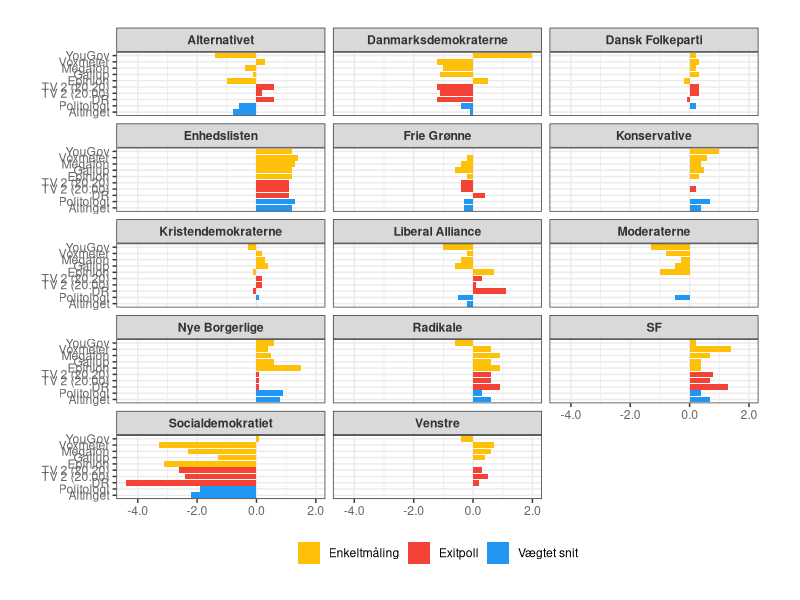
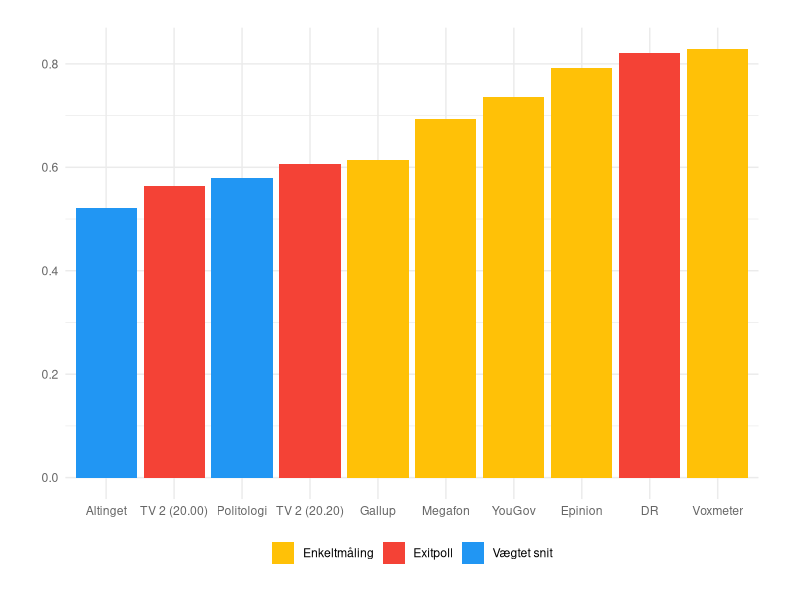
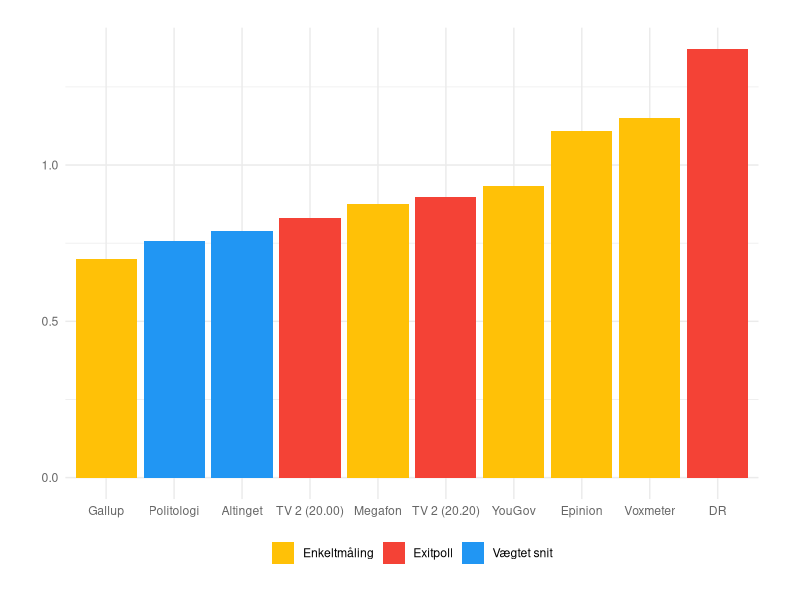
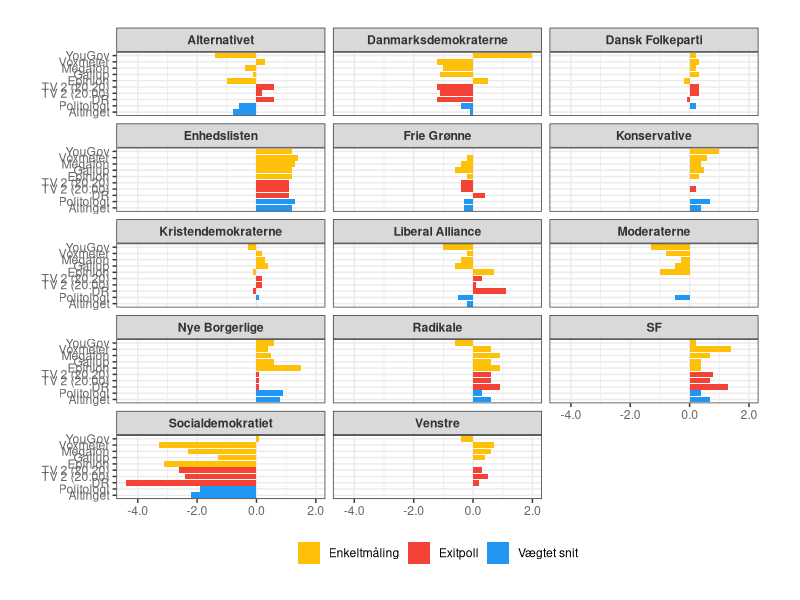
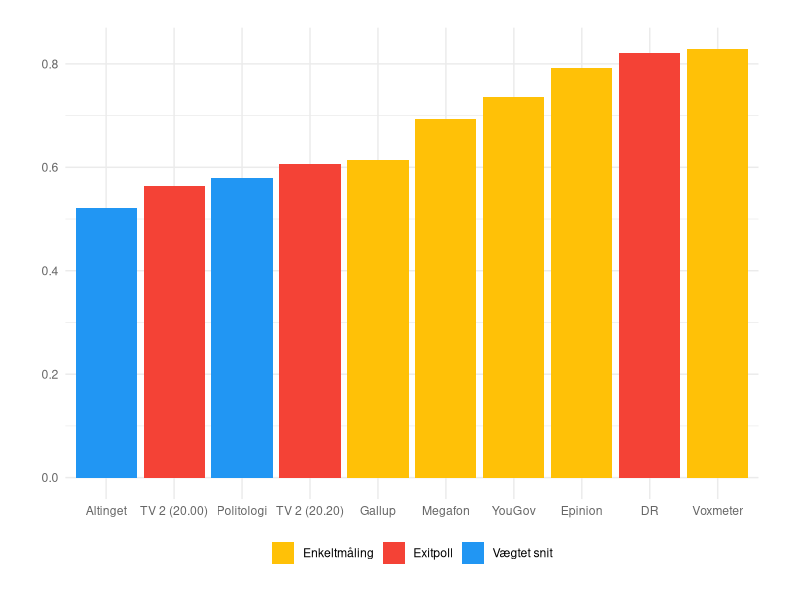
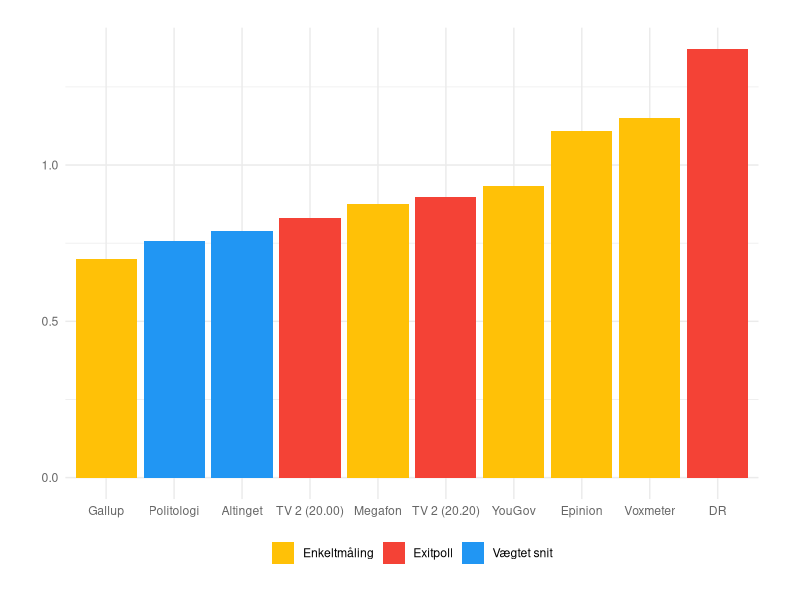

R code for these plots, in order:
# R script for "Hvordan klarede meningsmålingerne sig? #2"
# URL: https://erikgahner.dk/2022/hvordan-klarede-meningsmalingerne-sig-2/

library("tidyverse")

fv_raw <- read_csv("11-fv22.csv")

fv <- fv_raw |> 
  pivot_longer(Politologi:TV2_2020) |> 
  mutate(type = case_when(name %in% c("Politologi", "Altinget") ~ "Vægtet snit", 
                          name %in% c("TV2_2000", "TV2_2020", "DR") ~ "Exitpoll",
                          TRUE ~ "Enkeltmåling")) |> 
  mutate(name = case_when(
    name == "TV2_2000" ~ "TV 2 (20.00)",
    name == "TV2_2020" ~ "TV 2 (20.20)",
    TRUE ~ name
  ))

fv |> 
  mutate(Forskel = value - Resultat) |> 
  mutate(name = fct_reorder2(name, name, type)) |> 
  ggplot(aes(name, Forskel, fill = type)) +
  geom_col() +
  facet_wrap(~ Parti, ncol = 3) +
  coord_flip() +
  scale_fill_manual(values = c("#FFC107", "#F44236", "#2196F3")) +
  scale_y_continuous(labels=function(x) sprintf("%.1f", x)) +
  theme_bw() +
  theme(
    legend.position = "bottom",
    legend.title = element_blank(),
    axis.title = element_blank(),
    strip.text = element_text(face = "bold", color = "grey20"),
    axis.text = element_text(color = "grey40"),
    plot.margin = margin(20, 30, 20, 30),
    plot.title = element_text(margin = margin(0, 0, -100, 0), size = 26, face = "bold", vjust = 0, color = "grey25"),
    plot.caption = element_text(size = 11)
  )

ggsave("poll_evaluering_1.png", width = 6, height = 9, bg = "white")

fv_agg <- fv |> 
  mutate(Forskel = abs(Resultat - value)) |> 
  group_by(name, type) |> 
  summarise(fejl_AME = mean(Forskel),
            fejl_RMSE = sqrt(mean((Resultat - value)^2)),
            .groups = "drop") 

fv_agg |> 
  mutate(name = fct_reorder(name, fejl_AME)) |> 
  ggplot(aes(x = name, y = fejl_AME, fill = type)) +
  geom_col() +
  labs(y = "Gennemsnitlig afvigelse i procentpoint",
       x = "") +
  scale_fill_manual(values = c("#FFC107", "#F44236", "#2196F3")) +
  theme_minimal() +
  theme(
    legend.position = "bottom",
    legend.direction = "horizontal",
    legend.box = "vertical",
    legend.title = element_blank(),
    axis.title = element_blank(),
    strip.text = element_text(face = "bold", color = "grey20"),
    axis.text = element_text(color = "grey40"),
    plot.margin = margin(20, 30, 20, 30),
    plot.title = element_text(margin = margin(0, 0, -100, 0), size = 26, face = "bold", vjust = 0, color = "grey25"),
    plot.caption = element_text(size = 11)
  )

ggsave("poll_evaluering_2.png", width = 8, height = 5, bg = "white")

fv_agg |> 
  mutate(name = fct_reorder(name, fejl_RMSE)) |> 
  ggplot(aes(x = name, y = fejl_RMSE, fill = type)) +
  geom_col() +
  labs(y = "Gennemsnitlig afvigelse i procentpoint",
       x = "") +
  scale_fill_manual(values = c("#FFC107", "#F44236", "#2196F3")) +
  theme_minimal() +
  theme(
    legend.position = "bottom",
    legend.direction = "horizontal",
    legend.box = "vertical",
    legend.title = element_blank(),
    axis.title = element_blank(),
    strip.text = element_text(face = "bold", color = "grey20"),
    axis.text = element_text(color = "grey40"),
    plot.margin = margin(20, 30, 20, 30),
    plot.title = element_text(margin = margin(0, 0, -100, 0), size = 26, face = "bold", vjust = 0, color = "grey25"),
    plot.caption = element_text(size = 11)
  )

ggsave("poll_evaluering_3.png", width = 8, height = 5, bg = "white")

